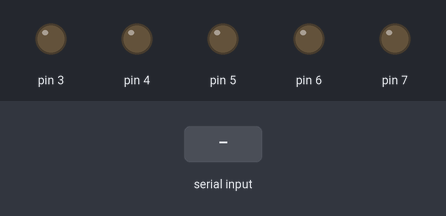
This sketch was run on a simulated Arduino Uno, built with avr-gcc and run on an emulated ATmega328P. On the bench: output pins drawn as LEDs (lit = HIGH). The test bench sets the inputs (shaded band).

Above: at 1.2 s.
1.3 s: "0" received over Serial
At 1.6 s:
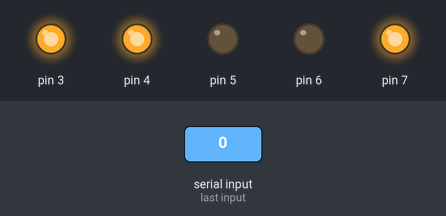
2.8 s: "1" received over Serial
At 4.0 s:
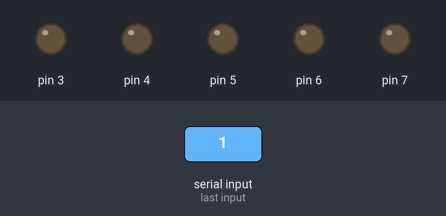
Timing chart, 0 to 5.8 s (numbered marks = the images above; inputs shaded):
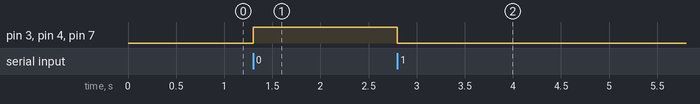

Measured:
- after the input at 1.3 s, pin 3, pin 4, pin 7: LOW → HIGH at once
- after the input at 2.8 s, pin 3, pin 4, pin 7: HIGH → LOW at once

The sketch:

disablity_wheelchair.ino
```cpp
String IncomingData = "";
String Temp = "";
char var;

void setup()
{
  // put your setup code here, to run once:
  pinMode(3, OUTPUT);
  pinMode(4, OUTPUT);
  pinMode(5, OUTPUT);
  pinMode(6, OUTPUT);
  pinMode(7, OUTPUT);
  Serial.begin(9600);
}

void loop()
{

  // put your main code here, to run repeatedly:
while(Serial.available()==0);
    var = Serial.read();
    Temp = String(var);
    IncomingData= Temp;
if (IncomingData=="0")
{
    digitalWrite(3, HIGH);
    digitalWrite(4, HIGH);
    digitalWrite(5, LOW);
    digitalWrite(6, LOW);
    digitalWrite(7, HIGH);
}
else if(IncomingData=="1")
{
    digitalWrite(3, LOW);
    digitalWrite(4, LOW);
    digitalWrite(5, LOW);
    digitalWrite(6, LOW);
    digitalWrite(7, LOW);
}
else
{
    digitalWrite(3, LOW);
    digitalWrite(4, LOW);
    digitalWrite(5, LOW);
    digitalWrite(6, LOW);
    digitalWrite(7, LOW);
}

IncomingData="";
}
```
